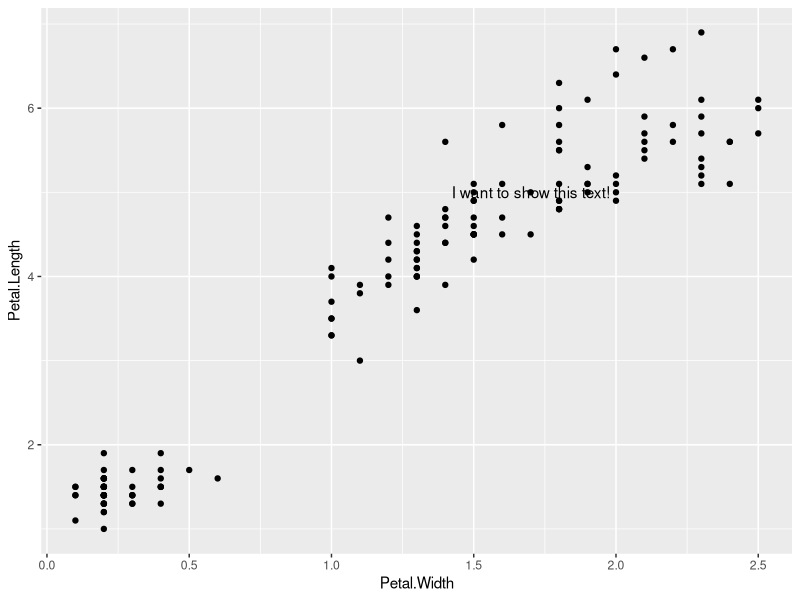
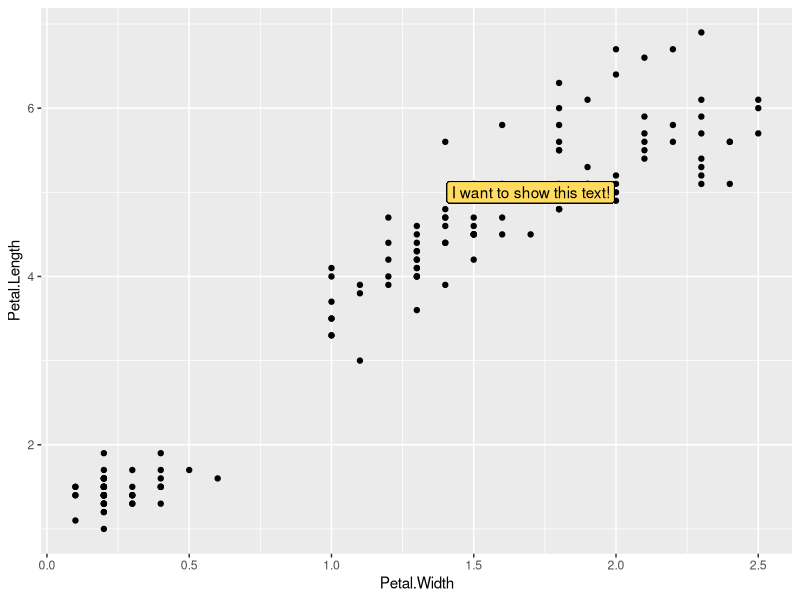

These figures' R source, in order:

# Add Background Color to ggplot2 Text Label in R (Example Code) ----------
if(!require("ggplot2")) install.packages("ggplot2", dependencies = TRUE)
library(ggplot2)
my_plot <- ggplot(iris,        # Create ggplot2 scatterplot
                  aes(x = Petal.Width,
                      y = Petal.Length)) +
  geom_point()
# GitHub Copilot
if(FALSE){
# From: https://www.datanovia.com/en/blog/ggplot-text-annotation/  # page not found
my_plot +                    # Add background color to text label
  annotate("text", x = 0.5, y = 5, label = "This is a text label",
           color = "black", size = 5, fontface = "bold",
           hjust = 0.5, vjust = 0.5, family = "serif",
           fill = "red")
}

my_plot +                      # Add text without background
  annotate("text",
           x = 1.7,
           y = 5,
           label = "I want to show this text!")
my_plot +                      # Change color of text background
  geom_label(aes(x = 1.7,
                 y = 5,
                 label = "I want to show this text!"),
             fill = "#ffdc5e")

# Related Tutorials & Further Resources
# You may find some related R programming tutorials on topics such as lines, colors, and ggplot2 in the following list:
#   
#   How to Add a ggplot2 Title & Subtitle with Different Size & Color
# Change Position of ggplot2 Legend in R
# How to Modify the Color of a ggplot2 Line Graph
# How to Modify ggplot2 Barplot Color
# How to Change Line Color & Type in Legend of ggplot2 Plot
# The resources above will be added soon.

# Summary: This tutorial showed how to add a background color to a text label in a ggplot2 plot in the R programming language. If you have any further questions, please let me know in the comments section.